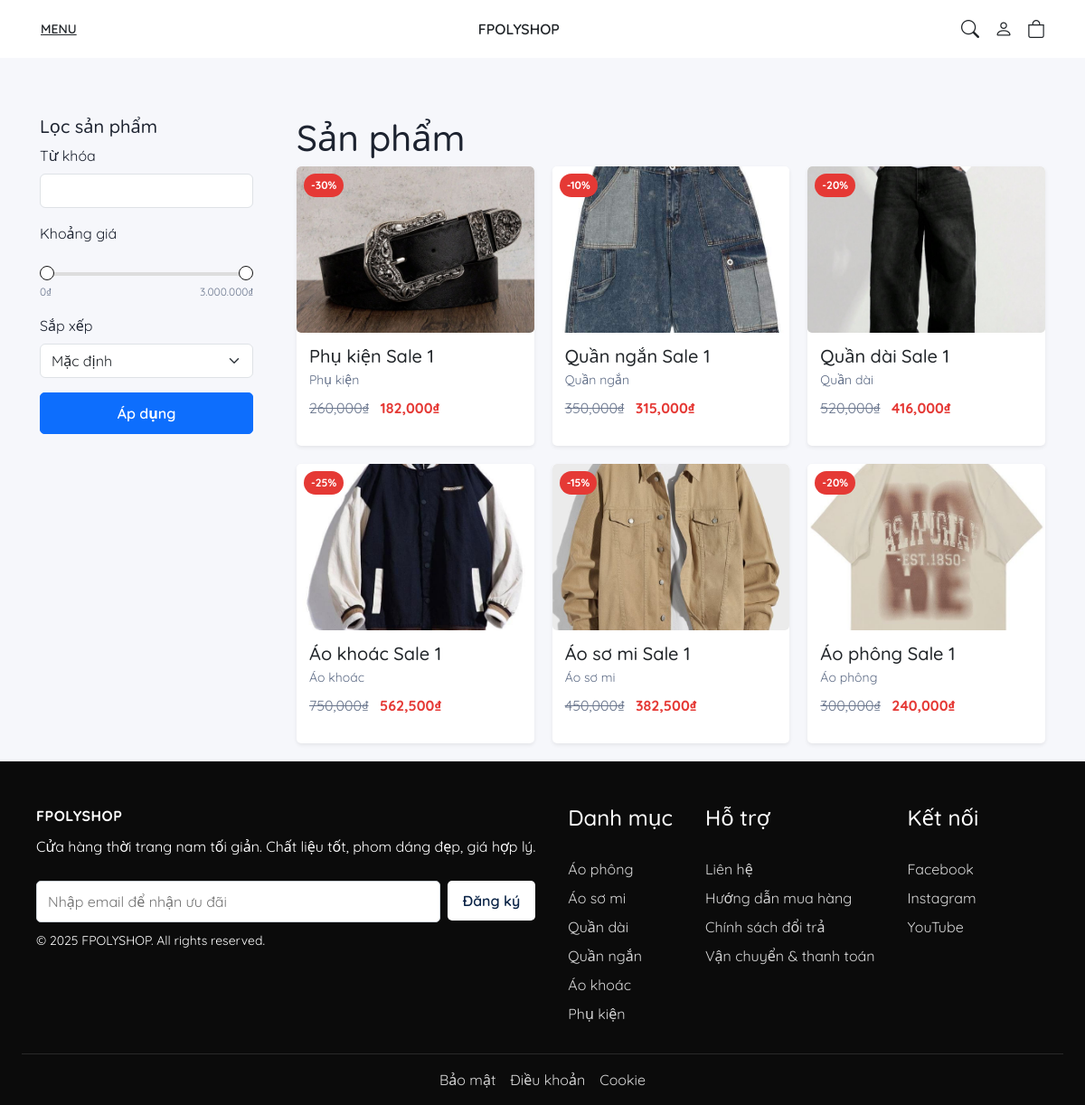
/?act=san-pham&promo=1, run on an earlier commit of the app's database.
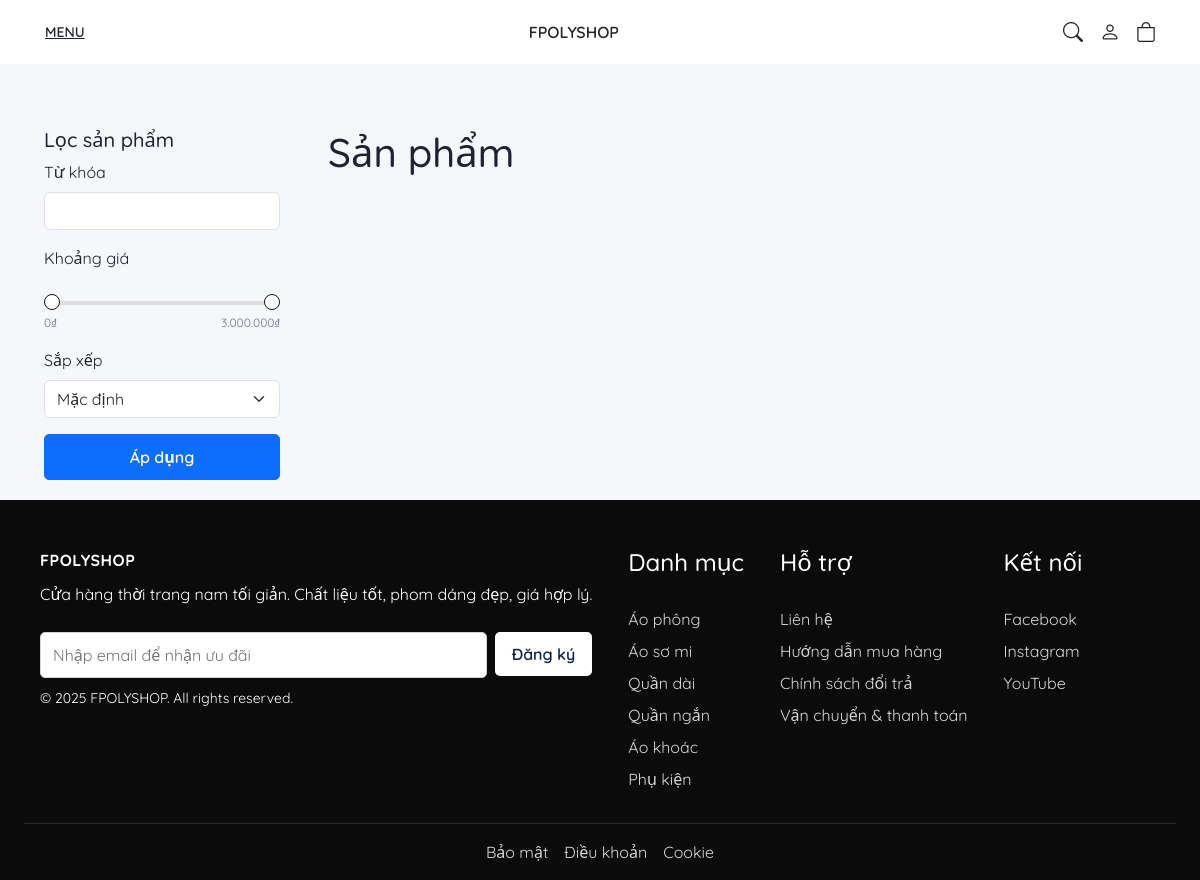
And on a later commit of the database.
### tables this page shows
CREATE TABLE IF NOT EXISTS products (
    id INT AUTO_INCREMENT PRIMARY KEY,             
    name VARCHAR(255) NOT NULL,                   
    price INT NOT NULL,                          
    category_id INT NOT NULL,                     
    description TEXT,                              
    image VARCHAR(255) NOT NULL,                   
    stock INT NOT NULL DEFAULT 0,                  
    discount_percent TINYINT NOT NULL DEFAULT 0,   
    slug VARCHAR(255) UNIQUE NOT NULL,            
    created_at DATETIME DEFAULT CURRENT_TIMESTAMP,
    FOREIGN KEY (category_id) REFERENCES categories(id) ON DELETE CASCADE
);

CREATE TABLE IF NOT EXISTS categories (
    id INT AUTO_INCREMENT PRIMARY KEY,             
    name VARCHAR(100) NOT NULL,                    
    slug VARCHAR(100) UNIQUE NOT NULL              
);

### controllers/ProductController.php (called while the page is built, shortened)
<?php
class ProductController
{
    public $modelProduct;
    public function __construct()
    {
        $this->modelProduct = new ProductModel();
    }
    public function ListProduct()
    {
        $tag = $_GET['tag'] ?? null;
        $q = trim($_GET['q'] ?? '');
        $sort = $_GET['sort'] ?? '';
        $min_price = $_GET['min_price'] ?? '';
        $max_price = $_GET['max_price'] ?? '';
        $promo = $_GET['promo'] ?? '';
        $opts = compact('tag','q','sort','min_price','max_price','promo');
        $products = $this->modelProduct->getFilteredProducts($opts);
        $title = $tag ? match ($tag) {
            'ao-phong' => 'Áo phông',
            'ao-so-mi' => 'Áo sơ mi',
            'ao-khoac' => 'Áo khoác',
            'quan-dai' => 'Quần dài',
            'quan-ngan' => 'Quần ngắn',
            'phu-kien' => 'Phụ kiện',
            default => 'Sản phẩm',
        } : ($q !== '' ? 'Kết quả tìm kiếm' : 'Sản phẩm');
        require_once './views/products/index.php';
    }
}

### index.php (called while the page is built, shortened)
<?php
require_once './commons/function.php';
require_once './controllers/ProductController.php';
require_once './controllers/AdminController.php';
require_once './models/ProductModel.php';
$act = $_GET['act'] ?? '/';
match ($act) {
    '/' => (new ProductController())->Home(),
    'san-pham' => (new ProductController())->ListProduct(),
    'chi-tiet-san-pham' => (new ProductController())->Detail(),
    'lien-he' => (new ProductController())->Contact(),
    've-chung-toi' => (new ProductController())->About(),
    'san-pham-moi' => (new ProductController())->NewProducts(),
    'tim-kiem' => (new ProductController())->Search(),
    'post-review' => (new ProductController())->PostReview(),
    'login' => (new AuthController())->showLogin(),
    'post-login' => (new AuthController())->loginPost(),
    'register' => (new AuthController())->showRegister(),
    'post-register' => (new AuthController())->registerPost(),
    'logout' => (new AuthController())->logout(),
    'admin' => (new AdminController())->dashboard(),
    'admin-categories' => (new AdminController())->categories(),
    'admin-category-create' => (new AdminController())->categoryCreate(),
    'admin-category-store' => (new AdminController())->categoryStore(),
    'admin-category-edit' => (new AdminController())->categoryEdit(),
    'admin-category-update' => (new AdminController())->categoryUpdate(),
    'admin-category-delete' => (new AdminController())->categoryDelete(),
    'admin-products' => (new AdminController())->products(),
    'admin-product-create' => (new AdminController())->productCreate(),
    'admin-product-store' => (new AdminController())->productStore(),
    'admin-product-edit' => (new AdminController())->productEdit(),
    'admin-product-update' => (new AdminController())->productUpdate(),
    'admin-product-delete' => (new AdminController())->productDelete(),
    'admin-product-show' => (new AdminController())->productShow(),
    'admin-users' => (new AdminController())->users(),
    'admin-reviews' => (new AdminController())->reviews(),
};

### commons/function.php (called while the page is built, shortened)
<?php
function connectDB() {
    $host = DB_HOST;
    $port = DB_PORT;
    $dbname = DB_NAME;
    try {
        $conn = new PDO("mysql:host=$host;port=$port;dbname=$dbname", DB_USERNAME, DB_PASSWORD);
        $conn->setAttribute(PDO::ATTR_ERRMODE, PDO::ERRMODE_EXCEPTION);
        $conn->setAttribute(PDO::ATTR_DEFAULT_FETCH_MODE, PDO::FETCH_ASSOC);
        return $conn;
    } catch (PDOException $e) {
        echo ("Connection failed: " . $e->getMessage());
    }
}

### models/ProductModel.php (called while the page is built, shortened)
<?php
class ProductModel
{
    public $conn;
    public function __construct()
    {
        $this->conn = connectDB();
    }
    public function getFilteredProducts(array $opts)
    {
        $sql = "SELECT p.*, c.name AS category_name
                FROM products p
                INNER JOIN categories c ON p.category_id = c.id
                WHERE 1=1";
        $params = [];
        if (!empty($opts['promo'])) {
            $sql .= " AND p.discount_percent > 0";
        }
        $sort = $opts['sort'] ?? '';
        switch ($sort) {
            default:
                $sql .= " ORDER BY p.id DESC"; break;
        }
        $stmt = $this->conn->prepare($sql);
        $stmt->execute();
        return $stmt->fetchAll();
    }
}

### views/products/index.php (the view, shortened to what the changed rows need)
<?php
include __DIR__ . '/../partials/header.php'; ?>
<section class="section">
    <div class="container">
        <div class="row" style="display:grid;grid-template-columns:260px 1fr;gap:24px">
            <div>
                <div class="d-flex justify-content-between align-items-end mb-2" style="display:flex;justify-content:space-between;align-items:flex-end;margin-bottom:8px">
                    <h2 class="h1 m-0"><?= htmlspecialchars($title) ?></h2>
                </div>
                <div class="grid cards">
            <?php foreach ($products as $p): ?>
            <a class="card shadow-sm" href="<?= BASE_URL ?>?act=chi-tiet-san-pham&slug=<?= urlencode($p['slug']) ?>">
                <div class="card-img" style="background-image:url('<?= BASE_URL . htmlspecialchars($p['image']) ?>')">
                    <?php if (!empty($p['discount_percent']) && (int)$p['discount_percent']>0): ?>
                        <span class="badge-sale">-<?= (int)$p['discount_percent'] ?>%</span>
                    <?php endif; ?>
                </div>
                <div class="card-body">
                    <h3 class="h5 mb-1"><?= htmlspecialchars($p['name']) ?></h3>
                    <p class="muted small mb-2"><?= htmlspecialchars($p['category_name']) ?></p>
                    <?php if (!empty($p['discount_percent']) && (int)$p['discount_percent']>0): ?>
                        <?php $old=$p['price']; $new= round($old * (100 - (int)$p['discount_percent'])/100); ?>
                        <p class="price"><span class="old"><?= number_format($old) ?>₫</span> <span class="new"><?= number_format($new) ?>₫</span></p>
                    <?php else: ?>
                        <p class="price"><?= number_format($p['price']) ?>₫</p>
                    <?php endif; ?>
                </div>
            </a>
            <?php endforeach; ?>
                </div>
            </div>
        </div>
    </div>
</section>
<?php include __DIR__ . '/../partials/footer.php'; ?>

What changed in the data, as far as the page shows it:
removed products: image (picture), discount_percent "30", name "Phụ kiện Sale 1", category.name "Phụ kiện", price "260,000", new "182,000"
removed products: image (picture), discount_percent "10", name "Quần ngắn Sale 1", category.name "Quần ngắn", price "350,000", new "315,000"
removed products: image (picture), discount_percent "20", name "Quần dài Sale 1", category.name "Quần dài", price "520,000", new "416,000"
removed products: image (picture), discount_percent "25", name "Áo khoác Sale 1", category.name "Áo khoác", price "750,000", new "562,500"
removed products: image (picture), discount_percent "15", name "Áo sơ mi Sale 1", category.name "Áo sơ mi", price "450,000", new "382,500"
removed products: image (picture), discount_percent "20", name "Áo phông Sale 1", category.name "Áo phông", price "300,000", new "240,000"
